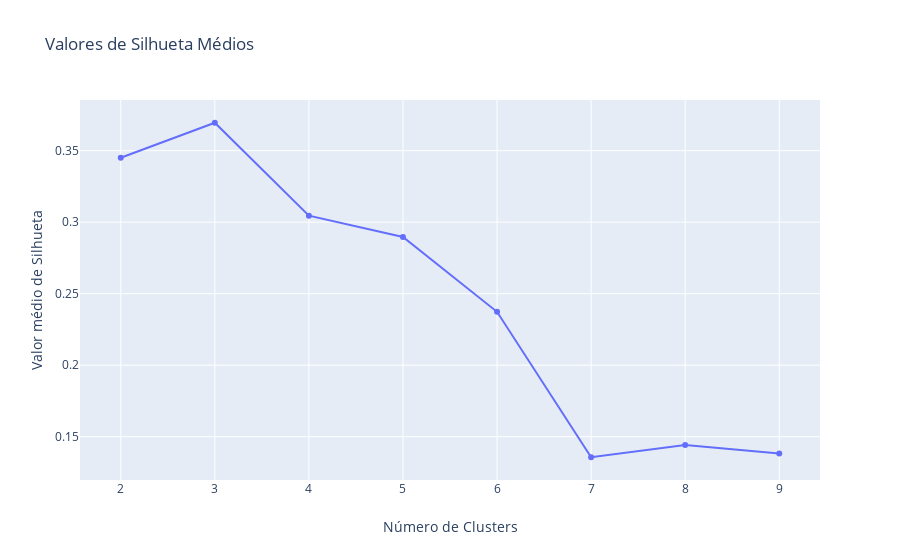

Source (notebook cell):
### Code cell
from sklearn.metrics import silhouette_score
from sklearn.cluster import KMeans
import plotly.graph_objects as go

faixa_n_cluster = [i for i in range(2, 10)]
valores_silhueta = []

for k in faixa_n_cluster:
  agrupador = KMeans(n_clusters=k)
  labels = agrupador.fit_predict(df)
  media_silhueta = silhouette_score(df, labels)
  valores_silhueta.append(media_silhueta)

fig = go.Figure()
fig.add_trace(go.Scatter(x=faixa_n_cluster, y=valores_silhueta))
fig.update_layout(title="Valores de Silhueta Médios", xaxis_title="Número de Clusters", yaxis_title="Valor médio de Silhueta")

### Figure 1 — Plotly figure (JSON) as saved in the notebook; plotly's stock layout.template omitted (floating-point values rounded to 4 significant figures)
{"data": [{"type": "scatter", "x": [2, 3, 4, 5, 6, 7, 8, 9], "y": [0.345, 0.3695, 0.3045, 0.2896, 0.2373, 0.1356, 0.1441, 0.1382]}], "layout": {"title": {"text": "Valores de Silhueta Médios"}, "xaxis": {"title": {"text": "Número de Clusters"}}, "yaxis": {"title": {"text": "Valor médio de Silhueta"}}}}
